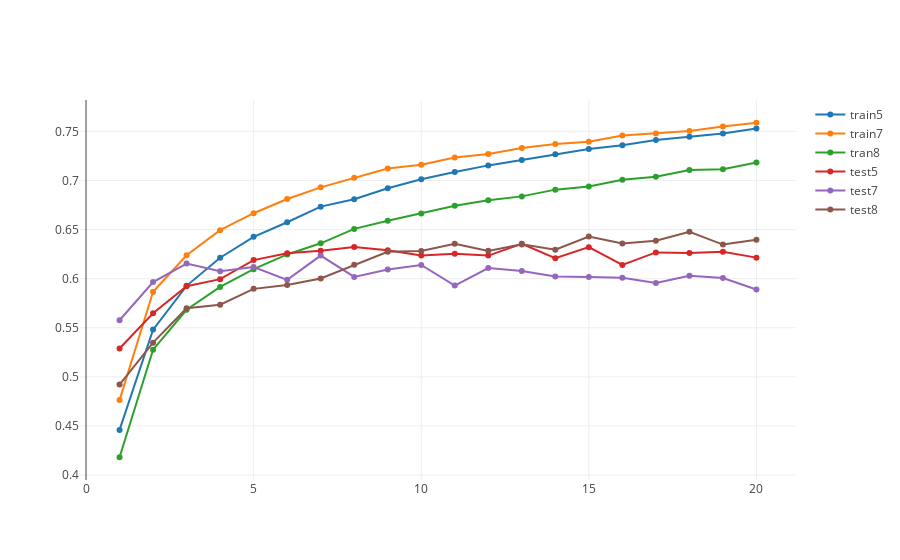

The notebook cell this image was saved under:
### Markdown cell above
วาดกราฟประวัติผลการฝึกของตัวแบบ 5, 7 และ 8

### Code cell
# [Your Work]
iplot([train_acc_trace5, train_acc_trace7, train_acc_trace8,
       test_acc_trace5, test_acc_trace7,  test_acc_trace8 ])

### Figure 1 — Plotly figure (JSON) as saved in the notebook; plotly's stock layout.template omitted (floating-point values rounded to 4 significant figures)
{"data": [{"mode": "lines+markers", "name": "train5", "type": "scatter", "uid": "66a02230-b0a0-4f97-a15b-e1450a871329", "x": [1, 2, 3, 4, 5, 6, 7, 8, 9, 10, 11, 12, 13, 14, 15, 16, 17, 18, 19, 20], "y": [0.446, 0.5481, 0.5927, 0.6213, 0.6426, 0.6575, 0.6733, 0.6808, 0.6921, 0.7013, 0.7087, 0.7153, 0.7209, 0.7266, 0.7319, 0.7359, 0.7411, 0.7445, 0.7478, 0.7529]}, {"mode": "lines+markers", "name": "train7", "type": "scatter", "uid": "61aa930f-b9bb-44cd-931e-81554fef3660", "x": [1, 2, 3, 4, 5, 6, 7, 8, 9, 10, 11, 12, 13, 14, 15, 16, 17, 18, 19, 20], "y": [0.4763, 0.5866, 0.6238, 0.6494, 0.6666, 0.6811, 0.693, 0.7028, 0.7122, 0.716, 0.7234, 0.727, 0.733, 0.737, 0.7393, 0.7457, 0.7478, 0.7503, 0.7548, 0.7588]}, {"mode": "lines+markers", "name": "tran8", "type": "scatter", "uid": "0cf6a463-ebad-4e8a-bcff-56f89338e4a1", "x": [1, 2, 3, 4, 5, 6, 7, 8, 9, 10, 11, 12, 13, 14, 15, 16, 17, 18, 19, 20], "y": [0.4181, 0.5276, 0.5683, 0.5916, 0.6097, 0.6247, 0.636, 0.6507, 0.6589, 0.6663, 0.6743, 0.6798, 0.6838, 0.6906, 0.6938, 0.7007, 0.7038, 0.7107, 0.7114, 0.7184]}, {"mode": "lines+markers", "name": "test5", "type": "scatter", "uid": "8d1fc22b-9e3f-4b43-aeab-7a38efb3a517", "x": [1, 2, 3, 4, 5, 6, 7, 8, 9, 10, 11, 12, 13, 14, 15, 16, 17, 18, 19, 20], "y": [0.5289, 0.5648, 0.5923, 0.5995, 0.6189, 0.6259, 0.6284, 0.6322, 0.6289, 0.6235, 0.6253, 0.6235, 0.6355, 0.6208, 0.6321, 0.6139, 0.6267, 0.6262, 0.6273, 0.6214]}, {"mode": "lines+markers", "name": "test7", "type": "scatter", "uid": "de650555-6087-489d-8327-f5826bdbd0a3", "x": [1, 2, 3, 4, 5, 6, 7, 8, 9, 10, 11, 12, 13, 14, 15, 16, 17, 18, 19, 20], "y": [0.5576, 0.5965, 0.6153, 0.6075, 0.6118, 0.5988, 0.6235, 0.6018, 0.6093, 0.6139, 0.5929, 0.6108, 0.6077, 0.6022, 0.6018, 0.6008, 0.5955, 0.6029, 0.6007, 0.589]}, {"mode": "lines+markers", "name": "test8", "type": "scatter", "uid": "98625589-93cf-4ee3-ba4d-72fb2f55439f", "x": [1, 2, 3, 4, 5, 6, 7, 8, 9, 10, 11, 12, 13, 14, 15, 16, 17, 18, 19, 20], "y": [0.4921, 0.5348, 0.5699, 0.5734, 0.5896, 0.5935, 0.6002, 0.6142, 0.6274, 0.6281, 0.6355, 0.6283, 0.6349, 0.6295, 0.6428, 0.6357, 0.6385, 0.6477, 0.6347, 0.6396]}], "layout": {"autosize": true, "dragmode": "pan", "xaxis": {"autorange": true, "range": [-0.2042, 21.2], "type": "linear"}, "yaxis": {"autorange": true, "range": [0.39, 0.7869], "type": "linear"}}}
